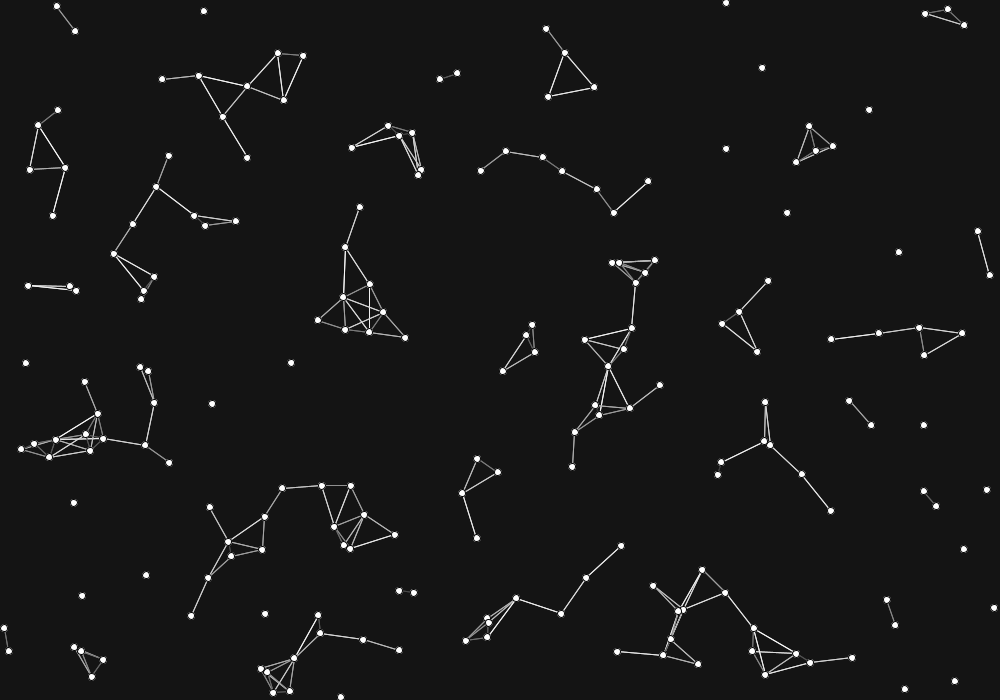
Frame 1 (no input)
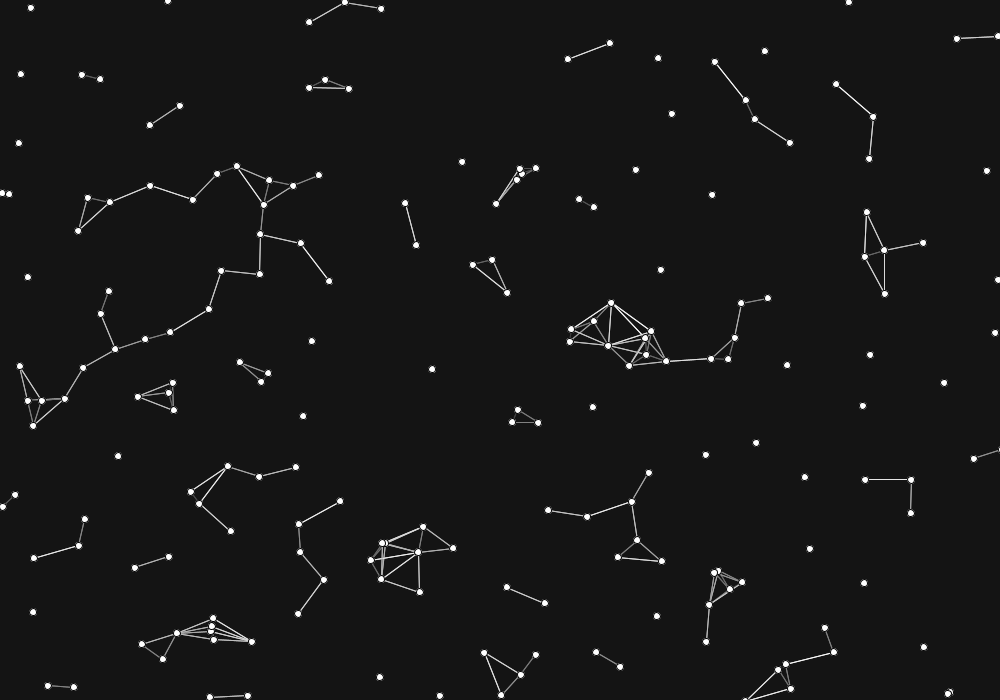
Frame 60 (the mouse pressed at the canvas centre just before this capture)
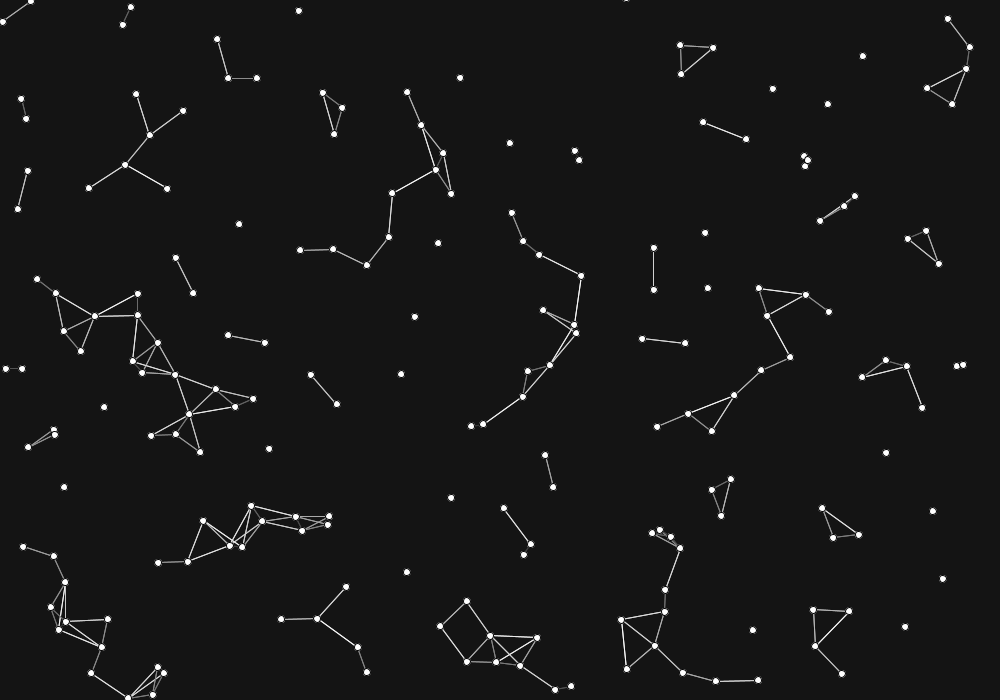
Frame 120 (the mouse held since frame 60 and released just before this capture)

The Processing sketch that drew these frames (run headless with seeded random() and noise(); from frame 60 on, the mouse is pressed at the canvas centre):

// Processing sketch: dots
// ── dots.pde
//Size of array of dots
int size = 200;
aDot[] dots = new aDot[size];

void setup() {
  //Env
  size(1000, 700);
  frameRate(60);

  //Init all dots
  for (int i = 0; i < size; i++) {
    dots[i] = new aDot();
  }
}
void draw() {
  //Background
  background(20);

  //Update and draw all dots
  fill(255);
  stroke(255);
  for (aDot d : dots) {
    d.update();
    d.drawObj();
  }

  //For each dot
  for (aDot d : dots) {
   
    /*
     * I'd usually multithread this,
     * but that's hard to do, with 
     * processing at this level
    */
    
    //For each dot
    for (aDot t : dots) {
      
      //If distance to dot is under 50
      float dotDist =  dist(d.getX(), d.getY(), t.getX(), t.getY());
      if (dotDist < 50) {
        
        //Create a stroke that's less grey the closer the dots are, and draw a line
        stroke(255/50 * dotDist);
        line(d.getX(), d.getY(), t.getX(), t.getY());
      }
    }
  }
  
  //Draw dot on top so we don't get the lines on top of the dots
  for (aDot d : dots) {
    d.drawObj();
  }
}

// ── aDot.pde
class aDot {

  //Vars
  private float x;
  private float y;
  private float xVel;
  private float yVel;
  private int targetFrame;

  //Constructor
  aDot() {
    //Random pos
    x = random(1, width-1);
    y = random(1, height-1);

    //Setup randomize
    xVel = 0;
    yVel = 0;
    targetFrame = -1;

    //Randomize
    randomize();
  }

  //Update function
  void update() {

    //Update pos based on velocity
    x += xVel;
    y += yVel;

    //Bounce check
    if (x < -1) {
      xVel *= -1;
    }
    if (x > width+1) {
      xVel *= -1;
    }
    if (y < -1) {
      yVel *= -1;
    }
    if (y > height+1) {
      yVel *= -1;
    }

    //Check if we need to randomize direction
    randomize();
  }

  //Draw a circle
  void drawObj() {
    circle(x, y, 7);
  }

  //Randomize velocity
  void randomize() {
    //If we've reached the target frame
    if (frameCount >= targetFrame) {
      xVel = random(-2, 2);
      yVel = random(-2, 2);

      //Get new target frame
      targetFrame += (int) random(25, 1000);
    }
  }

  //Getters
  float getX() { 
    return x;
  }
  float getY() { 
    return y;
  }
}
